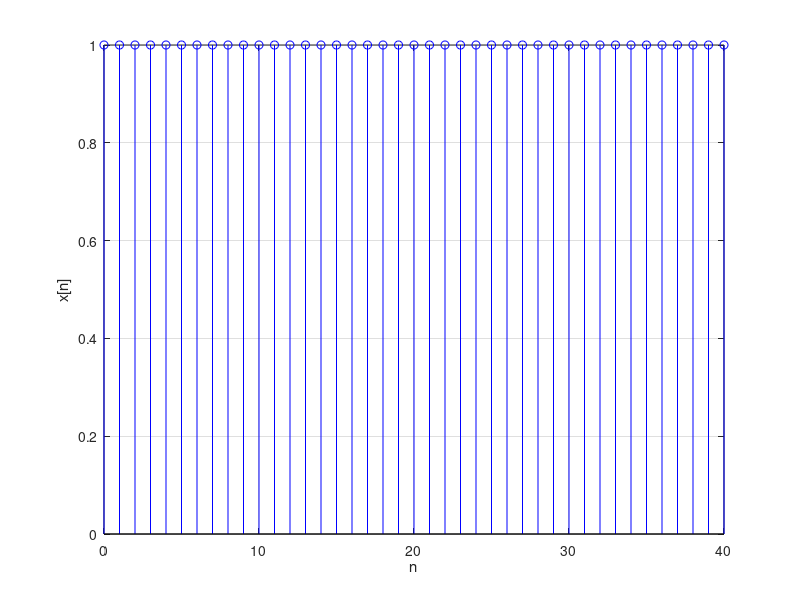
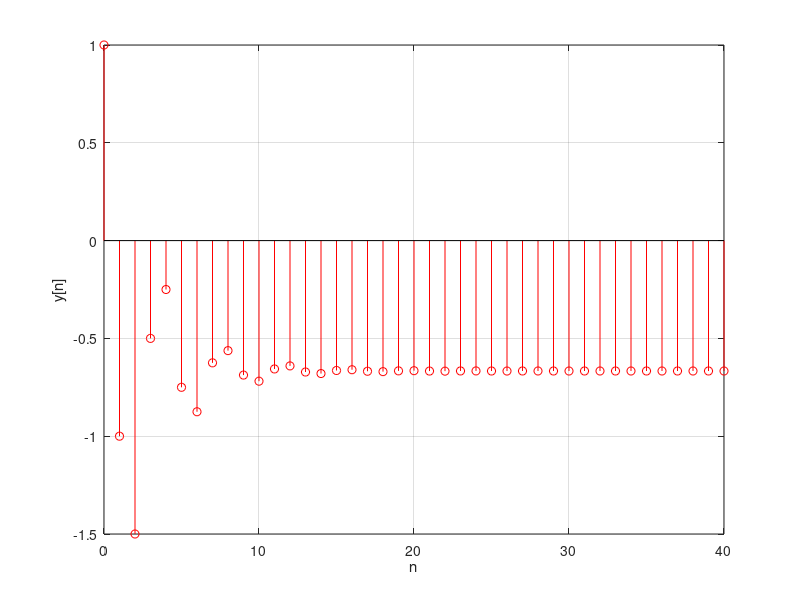

Write the MATLAB code that produced these figures, in order.
clear;clf;clc;
n = 0:40;
A = [1 0 0.5];
B = [1 -2]
x = [1 ones(1, (length(n) - 1))]
figure (1)
stem (n, x, 'b');
grid;
xlabel ('n');
ylabel ('x[n]');
y1 = 0;
y2 = 0;
ci = [y1 y2];
y = filter (B, A, x, ci);

figure (2)
stem (n, y, 'r');
grid;
xlabel ('n');
ylabel ('y[n]')